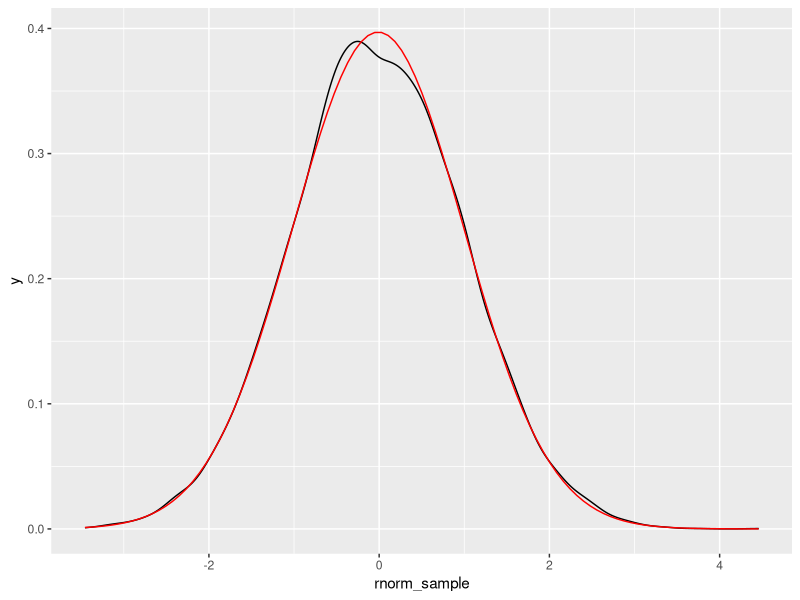

This chart was generated by the following R code:
## ---- chunk 1
knitr::opts_chunk$set(echo = TRUE, message = FALSE, comment = "")
## ---- chunk 2
# Load any packages and datasets you need here.
library(tibble)
library(tidyverse)
library(dplyr)
library(ggplot2)
## ---- chunk 3
#
# rand_dat <- tibble(unif_sample = runif(10000, 0, 1))
# 
# rand_stat <- rand_dat %>%
#   summarize(randmean = mean(unif_sample), randsd = sd(unif_sample), randmedian = median(unif_sample))
# 
# rand_stat

n <- 10^4
min <- 0
max <- 1
X <- runif(n, min, max)


mean(X)


median(X)


## ---- chunk 4
#
rand_dat <- tibble(rnorm_sample = rnorm(10000, 0, 1))

rand_stat <- rand_dat %>%
  summarize(randmean = mean(rnorm_sample), randsd = sd(rnorm_sample), randmedian = median(rnorm_sample))

ggplot(rand_dat , aes(x = rnorm_sample)) + 
  geom_density() +
  stat_function(fun = dnorm, 
                args = list(rand_stat$randmean, rand_stat$randsd),   
                color = "red")
## ---- chunk 5
sessionInfo()
